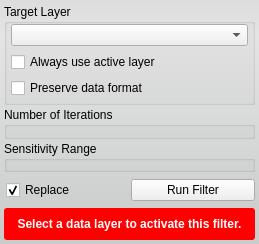
<?xml version="1.0" encoding="UTF-8"?>
<ui version="4.0">
 <class>GradientAnisotropicDiffusionFilterInterface</class>
 <widget class="QWidget" name="GradientAnisotropicDiffusionFilterInterface">
  <property name="geometry">
   <rect>
    <x>0</x>
    <y>0</y>
    <width>259</width>
    <height>244</height>
   </rect>
  </property>
  <property name="sizePolicy">
   <sizepolicy hsizetype="MinimumExpanding" vsizetype="MinimumExpanding">
    <horstretch>0</horstretch>
    <verstretch>0</verstretch>
   </sizepolicy>
  </property>
  <property name="windowTitle">
   <string>Anisotropic Diffusion Filter</string>
  </property>
  <property name="styleSheet">
   <string notr="true">QWidget#GradientAnisotropicDiffusionFilterInterface{
	border-radius: 3px;
	background-color: qlineargradient(spread:pad, x1:0.5, y1:0, x2:0.5, y2:0.960227, stop:0 rgba(221, 221, 221, 255), stop:0.155779 rgba(228, 228, 228, 255), stop:1 rgba(202, 204, 204, 255));      
}</string>
  </property>
  <layout class="QVBoxLayout" name="verticalLayout">
   <property name="spacing">
    <number>2</number>
   </property>
   <property name="margin">
    <number>4</number>
   </property>
   <item>
    <widget class="QGroupBox" name="target_groupbox_">
     <property name="title">
      <string>Target Layer</string>
     </property>
     <layout class="QVBoxLayout" name="verticalLayout_4">
      <property name="spacing">
       <number>6</number>
      </property>
      <property name="leftMargin">
       <number>4</number>
      </property>
      <property name="topMargin">
       <number>0</number>
      </property>
      <property name="rightMargin">
       <number>4</number>
      </property>
      <property name="bottomMargin">
       <number>4</number>
      </property>
      <item>
       <widget class="QtUtils::QtDropableComboBox" name="target_layer_">
        <property name="sizePolicy">
         <sizepolicy hsizetype="Ignored" vsizetype="Fixed">
          <horstretch>0</horstretch>
          <verstretch>0</verstretch>
         </sizepolicy>
        </property>
       </widget>
      </item>
      <item>
       <widget class="QWidget" name="widget" native="true">
        <property name="minimumSize">
         <size>
          <width>0</width>
          <height>20</height>
         </size>
        </property>
        <layout class="QHBoxLayout" name="horizontalLayout_5">
         <property name="spacing">
          <number>0</number>
         </property>
         <property name="margin">
          <number>0</number>
         </property>
         <item>
          <widget class="QCheckBox" name="use_active_layer_">
           <property name="text">
            <string>Always use active layer</string>
           </property>
          </widget>
         </item>
        </layout>
       </widget>
      </item>
      <item>
       <widget class="QWidget" name="widget_2" native="true">
        <property name="minimumSize">
         <size>
          <width>0</width>
          <height>20</height>
         </size>
        </property>
        <layout class="QHBoxLayout" name="horizontalLayout_4">
         <property name="spacing">
          <number>0</number>
         </property>
         <property name="margin">
          <number>0</number>
         </property>
         <item>
          <widget class="QCheckBox" name="preserve_data_format_">
           <property name="text">
            <string>Preserve data format</string>
           </property>
          </widget>
         </item>
        </layout>
       </widget>
      </item>
     </layout>
    </widget>
   </item>
   <item>
    <widget class="QGroupBox" name="groupBox">
     <property name="title">
      <string>Number of Iterations</string>
     </property>
     <layout class="QHBoxLayout" name="horizontalLayout_2">
      <property name="spacing">
       <number>0</number>
      </property>
      <property name="leftMargin">
       <number>4</number>
      </property>
      <property name="topMargin">
       <number>2</number>
      </property>
      <property name="rightMargin">
       <number>4</number>
      </property>
      <property name="bottomMargin">
       <number>4</number>
      </property>
      <item>
       <widget class="QtUtils::QtLogSliderIntCombo" name="iterations_" native="true"/>
      </item>
     </layout>
    </widget>
   </item>
   <item>
    <widget class="QGroupBox" name="groupBox_2">
     <property name="title">
      <string>Sensitivity Range</string>
     </property>
     <layout class="QHBoxLayout" name="horizontalLayout_3">
      <property name="spacing">
       <number>0</number>
      </property>
      <property name="leftMargin">
       <number>4</number>
      </property>
      <property name="topMargin">
       <number>2</number>
      </property>
      <property name="rightMargin">
       <number>4</number>
      </property>
      <property name="bottomMargin">
       <number>4</number>
      </property>
      <item>
       <widget class="QtUtils::QtSliderDoubleCombo" name="sensitivity_" native="true"/>
      </item>
     </layout>
    </widget>
   </item>
   <item>
    <widget class="QWidget" name="replaceRunWidget" native="true">
     <property name="minimumSize">
      <size>
       <width>0</width>
       <height>32</height>
      </size>
     </property>
     <property name="maximumSize">
      <size>
       <width>16777215</width>
       <height>32</height>
      </size>
     </property>
     <layout class="QHBoxLayout" name="horizontalLayout" stretch="1,1">
      <property name="spacing">
       <number>0</number>
      </property>
      <property name="leftMargin">
       <number>2</number>
      </property>
      <property name="topMargin">
       <number>0</number>
      </property>
      <property name="rightMargin">
       <number>0</number>
      </property>
      <property name="bottomMargin">
       <number>0</number>
      </property>
      <item>
       <widget class="QCheckBox" name="replaceCheckBox">
        <property name="text">
         <string>Replace</string>
        </property>
        <property name="checked">
         <bool>true</bool>
        </property>
       </widget>
      </item>
      <item>
       <widget class="QPushButton" name="runFilterButton">
        <property name="text">
         <string>Run Filter</string>
        </property>
       </widget>
      </item>
     </layout>
    </widget>
   </item>
   <item>
    <widget class="QWidget" name="message_alert_" native="true">
     <property name="minimumSize">
      <size>
       <width>0</width>
       <height>32</height>
      </size>
     </property>
     <property name="styleSheet">
      <string notr="true">QLabel#message_{
	color: white;
	font: bold;
}

QWidget#message_alert_{
	border-radius: 3px;
	background-color: red;
}</string>
     </property>
     <layout class="QHBoxLayout" name="horizontalLayout_6">
      <property name="spacing">
       <number>0</number>
      </property>
      <property name="margin">
       <number>4</number>
      </property>
      <item>
       <widget class="QLabel" name="message_">
        <property name="text">
         <string>Select a data layer to activate this filter.</string>
        </property>
        <property name="alignment">
         <set>Qt::AlignCenter</set>
        </property>
        <property name="wordWrap">
         <bool>true</bool>
        </property>
       </widget>
      </item>
     </layout>
    </widget>
   </item>
  </layout>
 </widget>
 <customwidgets>
  <customwidget>
   <class>QtUtils::QtSliderDoubleCombo</class>
   <extends>QWidget</extends>
   <header location="global">QtUtils/Widgets/QtSliderDoubleCombo.h</header>
   <container>1</container>
  </customwidget>
  <customwidget>
   <class>QtUtils::QtDropableComboBox</class>
   <extends>QComboBox</extends>
   <header location="global">QtUtils/Widgets/QtDropableComboBox.h</header>
  </customwidget>
  <customwidget>
   <class>QtUtils::QtLogSliderIntCombo</class>
   <extends>QWidget</extends>
   <header location="global">QtUtils/Widgets/QtLogSliderIntCombo.h</header>
   <container>1</container>
  </customwidget>
 </customwidgets>
 <resources/>
 <connections/>
</ui>
